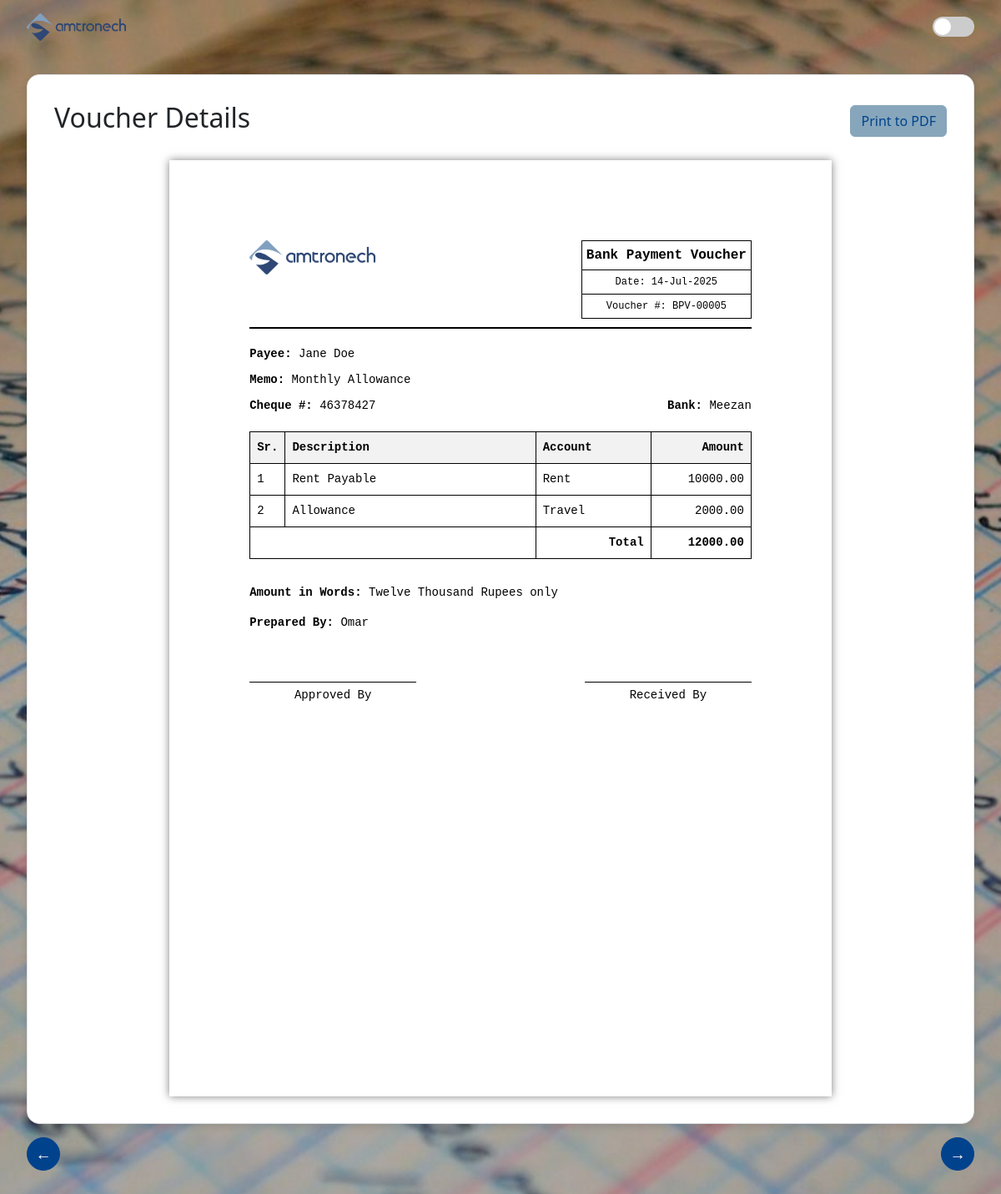
The page /vouchers/BPV-00005/ on the database its author committed.
### vouchers/models.py (models this page shows, shortened)
class Voucher(models.Model):
    VOUCHER_TYPE_CHOICES = [
        ('BPV', 'Bank Payment'),
        ('BRV', 'Bank Receipt'),
        ('CPV', 'Cash Payment'),
        ('CRV', 'Cash Receipt'),
    ]
    voucher_id = models.CharField(max_length=15, primary_key=True, unique=True, editable=False)
    voucher_type = models.CharField(max_length=3, choices=VOUCHER_TYPE_CHOICES)
    date = models.DateField(default=timezone.now)
    payee = models.CharField(max_length=255)
    memo = models.TextField(blank=True, null=True)
    prepared_by = models.CharField(max_length=100)
    total_amount = models.DecimalField(max_digits=12, decimal_places=2, default=0.00)
    amount_in_words = models.CharField(max_length=255, blank=True, editable=False)
    def get_child_instance(self):
        if self.voucher_type == 'BPV':
            return self.bankpaymentvoucher
        if self.voucher_type == 'BRV':
            return self.bankreceiptvoucher
        return self # For CPV and CRV
    def get_voucher_type_display_full(self):
        return f"{self.get_voucher_type_display()} Voucher"

class BankPaymentVoucher(Voucher):
    bank = models.CharField(max_length=100)
    cheque_no = models.CharField(max_length=50)

class Voucher(models.Model):
    VOUCHER_TYPE_CHOICES = [
        ('BPV', 'Bank Payment'),
        ('BRV', 'Bank Receipt'),
        ('CPV', 'Cash Payment'),
        ('CRV', 'Cash Receipt'),
    ]
    voucher_id = models.CharField(max_length=15, primary_key=True, unique=True, editable=False)
    voucher_type = models.CharField(max_length=3, choices=VOUCHER_TYPE_CHOICES)
    date = models.DateField(default=timezone.now)
    payee = models.CharField(max_length=255)
    memo = models.TextField(blank=True, null=True)
    prepared_by = models.CharField(max_length=100)
    total_amount = models.DecimalField(max_digits=12, decimal_places=2, default=0.00)
    amount_in_words = models.CharField(max_length=255, blank=True, editable=False)
    def get_child_instance(self):
        if self.voucher_type == 'BPV':
            return self.bankpaymentvoucher
        if self.voucher_type == 'BRV':
            return self.bankreceiptvoucher
        return self # For CPV and CRV
    def get_voucher_type_display_full(self):
        return f"{self.get_voucher_type_display()} Voucher"

class Item(models.Model):
    voucher = models.ForeignKey(Voucher, related_name='items', on_delete=models.CASCADE)
    account = models.CharField(max_length=100)
    description = models.CharField(max_length=255)
    amount = models.DecimalField(max_digits=10, decimal_places=2)

### vouchers/views.py (the view)
# urls.py: path('vouchers/<str:voucher_id>/', views.voucher_detail, name='voucher_detail'),
def voucher_detail(request, voucher_id):
    voucher_base = get_object_or_404(Voucher, pk=voucher_id)
    voucher = voucher_base.get_child_instance()
    next_voucher = Voucher.objects.filter(voucher_id__gt=voucher_id).order_by('voucher_id').first()
    prev_voucher = Voucher.objects.filter(voucher_id__lt=voucher_id).order_by('-voucher_id').first()
    context = {
        'voucher': voucher,
        'next_id': next_voucher.voucher_id if next_voucher else None,
        'prev_id': prev_voucher.voucher_id if prev_voucher else None,
    }
    return render(request, 'vouchers/voucher_detail.html', context)

### vouchers/templates/vouchers/voucher_detail.html (shortened to what this page needs)
{% extends 'vouchers/base.html' %}
{% load static %}
{% block content %}
<div class="app-card">
    <div class="d-flex justify-content-between align-items-center mb-4">
        <h2>Voucher Details</h2>
        <a href="{% url 'download_voucher_pdf' voucher.voucher_id %}" class="btn btn-secondary-custom">Print to PDF</a>
    </div>
    {% include 'vouchers/partials/voucher_content.html' %}
</div>
<div class="voucher-nav">
    <div>
        {% if prev_id %}
            <a href="{% url 'voucher_detail' prev_id %}" class="btn btn-primary-custom btn-round">←</a>
        {% endif %}
    </div>
    <div>
        {% if next_id %}
            <a href="{% url 'voucher_detail' next_id %}" class="btn btn-primary-custom btn-round">→</a>
        {% endif %}
    </div>
</div>
{% endblock %}

### vouchers/templates/vouchers/partials/voucher_content.html (shortened to what this page needs)
{% load static %}
<div class="voucher-page">
    <div class="voucher-header">
        <img src="{% static 'images/logo.png' %}" alt="Logo" class="logo">
        <table class="voucher-info-table">
            <tr><td class="voucher-type-cell">{{ voucher.get_voucher_type_display_full }}</td></tr>
            <tr><td>Date: {{ voucher.date|date:"d-M-Y" }}</td></tr>
            <tr><td>Voucher #: {{ voucher.voucher_id }}</td></tr>
        </table>
    </div>
    <div class="voucher-body">
        <div class="field-row">
            <div><b>Payee:</b> {{ voucher.payee }}</div>
        </div>
        {% if voucher.memo %}
        <div class="field-row">
            <div><b>Memo:</b> {{ voucher.memo }}</div>
        </div>
        {% endif %}
        {% if voucher.voucher_type == 'BPV' and voucher.bankpaymentvoucher %}
        <div class="field-row">
            <div><b>Cheque #:</b> {{ voucher.bankpaymentvoucher.cheque_no }}</div>
            <div style="text-align: right;"><b>Bank:</b> {{ voucher.bankpaymentvoucher.bank }}</div>
        </div>
        {% elif voucher.voucher_type == 'BRV' and voucher.bankreceiptvoucher %}
        <div class="field-row">
            <div><b>Inst Type:</b> {{ voucher.bankreceiptvoucher.inst_type }}</div>
            <div style="text-align: center;"><b>Inst #:</b> {{ voucher.bankreceiptvoucher.inst_no }}</div>
            <div style="text-align: right;"><b>Bank:</b> {{ voucher.bankreceiptvoucher.bank }}</div>
        </div>
        {% endif %}
        <table class="items-table">
            <thead>
                <tr>
                    <th style="width: 5%;">Sr.</th>
                    <th style="width: 50%;">Description</th>
                    <th>Account</th>
                    <th class="amount-col" style="width: 20%;">Amount</th>
                </tr>
            </thead>
            <tbody>
                {% for item in voucher.items.all %}
                <tr>
                    <td>{{ forloop.counter }}</td>
                    <td>{{ item.description }}</td>
                    <td>{{ item.account }}</td>
                    <td class="amount-col">{{ item.amount|floatformat:2 }}</td>
                </tr>
                {% endfor %}
            </tbody>
            <tfoot>
                <tr>
                    <td colspan="2"></td>
                    <td style="text-align: right;"><b>Total</b></td>
                    <td class="amount-col">{{ voucher.total_amount|floatformat:2 }}</td>
                </tr>
            </tfoot>
        </table>
    </div>
    <div class="footer-section">
        <div><b>Amount in Words:</b> {{ voucher.amount_in_words }}</div>
        <div style="margin-top: 15px;"><b>Prepared By:</b> {{ voucher.prepared_by }}</div>
    </div>
    {% if voucher.voucher_type in 'BPV,CPV' %}
    <div class="signature-section">
        <div>Approved By</div>
        <div>Received By</div>
    </div>
    {% endif %}
</div>

### static/css/style.css (style rules this page uses)
:root { --dark-blue: #00428c; --light-blue: #87a6bb; --white: #ffffff; --light-bg: #ffffff; --light-text: #212529; --dark-bg: #495057; --dark-text: #f8f9fa; --overlay-opacity-light: 0.3; --overlay-opacity-dark: 0.7; }
body { font-family: 'Segoe UI', Tahoma, Geneva, Verdana, sans-serif; color: var(--light-text); background-color: #f8f9fa; margin: 0; transition: background-color 0.3s, color 0.3s; }
body::before { content: ''; position: fixed; top: 0; left: 0; width: 100%; height: 100%; background: url('../images/background.jpg') no-repeat center center fixed; background-size: cover; z-index: -2; }
body::after { content: ''; position: fixed; top: 0; left: 0; width: 100%; height: 100%; background-color: #000; opacity: var(--overlay-opacity-light); z-index: -1; transition: opacity 0.3s; }
.logo { width: calc(100% / 7); height: auto; }
.app-card { background-color: var(--light-bg); border: 1px solid #dee2e6; border-radius: 15px; padding: 2rem; margin-top: 1.5rem; box-shadow: 0 4px 8px rgba(0,0,0,0.1); }
.btn-primary-custom { background-color: var(--dark-blue); border-color: var(--dark-blue); color: var(--white); }
.btn-secondary-custom { background-color: var(--light-blue); border-color: var(--light-blue); color: var(--dark-blue); }
.btn-round { width: 40px; height: 40px; border-radius: 50%; display: flex; align-items: center; justify-content: center; font-size: 1.2rem; font-weight: bold; padding: 0; }
.voucher-nav { display: flex; justify-content: space-between; align-items: center; margin-top: 1rem; }

### vouchers/templates/vouchers/partials/voucher_content.html (style rules this page uses)
.voucher-page { background: white; color: black; padding: 1in; font-family: 'Courier New', Courier, monospace; width: 210mm; min-height: 297mm; margin: auto; box-shadow: 0 0 10px rgba(0,0,0,0.5); }
.voucher-header { display: flex; justify-content: space-between; align-items: flex-start; border-bottom: 2px solid black; padding-bottom: 10px; }
.voucher-header .logo { width: 25%; height: auto; }
.voucher-info-table { border: 1px solid black; font-size: 12px; border-collapse: collapse; }
.voucher-info-table td { border: 1px solid black; padding: 5px; text-align: center; }
.voucher-type-cell { font-size: 16px; font-weight: bold; }
.voucher-body { margin-top: 20px; }
.voucher-body .field-row { display: flex; justify-content: space-between; margin-bottom: 10px; font-size: 14px; }
.voucher-body .field-row > div { width: 100%; }
.items-table { width: 100%; border-collapse: collapse; margin-top: 20px; font-size: 14px; }
.items-table th, .items-table td { border: 1px solid black; padding: 8px; text-align: left; vertical-align: top; }
.items-table th { background-color: #f2f2f2; }
.items-table .amount-col { text-align: right; }
.items-table tfoot td { font-weight: bold; }
.footer-section { margin-top: 30px; font-size: 14px; }
.signature-section { margin-top: 60px; display: flex; justify-content: space-between; }
.signature-section div { border-top: 1px solid black; padding-top: 5px; width: 200px; text-align: center; font-size: 14px; }

### rows shown on the page
BankPaymentVoucher: get_voucher_type_display_full "Bank Payment Voucher", bankpaymentvoucher.cheque_no "46378427", bankpaymentvoucher.bank "Meezan"
Voucher: date "14-Jul-2025", voucher_id "BPV-00005", payee "Jane Doe", memo "Monthly Allowance", total_amount "12000.00", amount_in_words "Twelve Thousand Rupees only", prepared_by "Omar"
Item: description "Rent Payable", account "Rent", amount "10000.00"
Item: description "Allowance", account "Travel", amount "2000.00"
